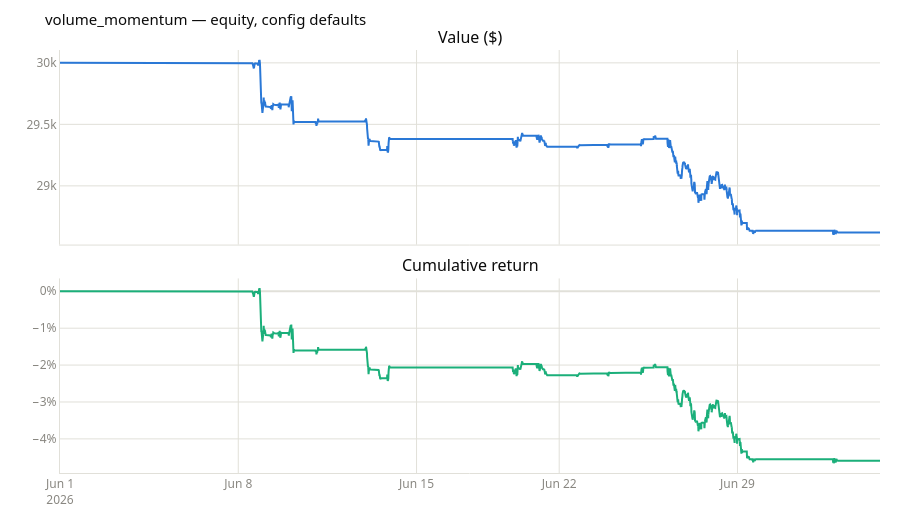

The notebook cell this image was saved under:
### Code cell
plots.plot_equity(bt.equity_curve(pf, init_cash=settings.backtest.init_cash),
                  title=f"{strat.name} — equity, config defaults").show()

### Figure 1 — Plotly figure (JSON) as saved in the notebook; plotly's stock layout.template omitted (floating-point values rounded to 4 significant figures; data arrays with more than 128 entries replaced by an {"elided": "..."} marker saying what was removed)
{"data": [{"hovertemplate": "%{x|%Y-%m-%d %H:%M}<br>$%{y:,.0f}<extra></extra>", "line": {"color": "#2a78d6", "width": 2}, "mode": "lines", "name": "value", "type": "scatter", "x": {"elided": "8970 str values"}, "xaxis": "x", "y": {"elided": "8970 float values"}, "yaxis": "y"}, {"hovertemplate": "%{x|%Y-%m-%d %H:%M}<br>%{y:.1%}<extra></extra>", "line": {"color": "#1baf7a", "width": 2}, "mode": "lines", "name": "return", "type": "scatter", "x": {"elided": "8970 str values"}, "xaxis": "x2", "y": {"elided": "8970 float values"}, "yaxis": "y2"}], "layout": {"annotations": [{"font": {"size": 16}, "showarrow": false, "text": "Value ($)", "x": 0.5, "xanchor": "center", "xref": "paper", "y": 1.0, "yanchor": "bottom", "yref": "paper"}, {"font": {"size": 16}, "showarrow": false, "text": "Cumulative return", "x": 0.5, "xanchor": "center", "xref": "paper", "y": 0.46, "yanchor": "bottom", "yref": "paper"}], "font": {"color": "#0b0b0b", "family": "system-ui, -apple-system, \"Segoe UI\", sans-serif", "size": 12}, "height": 520, "hoverlabel": {"bgcolor": "white", "bordercolor": "#e1e0d9", "font": {"size": 12}}, "hovermode": "x unified", "legend": {"orientation": "h", "x": 1.0, "xanchor": "right", "y": 1.0, "yanchor": "bottom"}, "margin": {"b": 40, "l": 60, "r": 20, "t": 50}, "showlegend": false, "title": {"font": {"color": "#0b0b0b", "size": 15}, "text": "volume_momentum — equity, config defaults"}, "xaxis": {"anchor": "y", "domain": [0.0, 1.0], "gridcolor": "#e1e0d9", "linecolor": "#e1e0d9", "matches": "x2", "rangebreaks": [{"dvalue": 63000000, "values": ["2026-06-01 20:00:00+00:00"]}, {"dvalue": 63000000, "values": ["2026-06-02 20:00:00+00:00"]}, {"dvalue": 63000000, "values": ["2026-06-03 20:00:00+00:00"]}, {"dvalue": 63000000, "values": ["2026-06-04 20:00:00+00:00"]}, {"dvalue": 235800000, "values": ["2026-06-05 20:00:00+00:00"]}, {"dvalue": 63000000, "values": ["2026-06-08 20:00:00+00:00"]}, {"dvalue": 63000000, "values": ["2026-06-09 20:00:00+00:00"]}, {"dvalue": 63000000, "values": ["2026-06-10 20:00:00+00:00"]}, {"dvalue": 63000000, "values": ["2026-06-11 20:00:00+00:00"]}, {"dvalue": 235800000, "values": ["2026-06-12 20:00:00+00:00"]}, {"dvalue": 63000000, "values": ["2026-06-15 20:00:00+00:00"]}, {"dvalue": 63000000, "values": ["2026-06-16 20:00:00+00:00"]}, {"dvalue": 63000000, "values": ["2026-06-17 20:00:00+00:00"]}, {"dvalue": 322200000, "values": ["2026-06-18 20:00:00+00:00"]}, {"dvalue": 63000000, "values": ["2026-06-22 20:00:00+00:00"]}, {"dvalue": 63000000, "values": ["2026-06-23 20:00:00+00:00"]}, {"dvalue": 63000000, "values": ["2026-06-24 20:00:00+00:00"]}, {"dvalue": 63000000, "values": ["2026-06-25 20:00:00+00:00"]}, {"dvalue": 235800000, "values": ["2026-06-26 20:00:00+00:00"]}, {"dvalue": 63000000, "values": ["2026-06-29 20:00:00+00:00"]}, {"dvalue": 63000000, "values": ["2026-06-30 20:00:00+00:00"]}, {"dvalue": 63000000, "values": ["2026-07-01 20:00:00+00:00"]}], "showticklabels": false, "tickfont": {"color": "#898781"}, "zerolinecolor": "#e1e0d9"}, "xaxis2": {"anchor": "y2", "domain": [0.0, 1.0], "gridcolor": "#e1e0d9", "linecolor": "#e1e0d9", "rangebreaks": [{"dvalue": 63000000, "values": ["2026-06-01 20:00:00+00:00"]}, {"dvalue": 63000000, "values": ["2026-06-02 20:00:00+00:00"]}, {"dvalue": 63000000, "values": ["2026-06-03 20:00:00+00:00"]}, {"dvalue": 63000000, "values": ["2026-06-04 20:00:00+00:00"]}, {"dvalue": 235800000, "values": ["2026-06-05 20:00:00+00:00"]}, {"dvalue": 63000000, "values": ["2026-06-08 20:00:00+00:00"]}, {"dvalue": 63000000, "values": ["2026-06-09 20:00:00+00:00"]}, {"dvalue": 63000000, "values": ["2026-06-10 20:00:00+00:00"]}, {"dvalue": 63000000, "values": ["2026-06-11 20:00:00+00:00"]}, {"dvalue": 235800000, "values": ["2026-06-12 20:00:00+00:00"]}, {"dvalue": 63000000, "values": ["2026-06-15 20:00:00+00:00"]}, {"dvalue": 63000000, "values": ["2026-06-16 20:00:00+00:00"]}, {"dvalue": 63000000, "values": ["2026-06-17 20:00:00+00:00"]}, {"dvalue": 322200000, "values": ["2026-06-18 20:00:00+00:00"]}, {"dvalue": 63000000, "values": ["2026-06-22 20:00:00+00:00"]}, {"dvalue": 63000000, "values": ["2026-06-23 20:00:00+00:00"]}, {"dvalue": 63000000, "values": ["2026-06-24 20:00:00+00:00"]}, {"dvalue": 63000000, "values": ["2026-06-25 20:00:00+00:00"]}, {"dvalue": 235800000, "values": ["2026-06-26 20:00:00+00:00"]}, {"dvalue": 63000000, "values": ["2026-06-29 20:00:00+00:00"]}, {"dvalue": 63000000, "values": ["2026-06-30 20:00:00+00:00"]}, {"dvalue": 63000000, "values": ["2026-07-01 20:00:00+00:00"]}], "tickfont": {"color": "#898781"}, "zerolinecolor": "#e1e0d9"}, "yaxis": {"anchor": "x", "domain": [0.54, 1.0], "gridcolor": "#e1e0d9", "linecolor": "#e1e0d9", "tickfont": {"color": "#898781"}, "zerolinecolor": "#e1e0d9"}, "yaxis2": {"anchor": "x2", "domain": [0.0, 0.46], "gridcolor": "#e1e0d9", "linecolor": "#e1e0d9", "tickfont": {"color": "#898781"}, "tickformat": ".0%", "zerolinecolor": "#e1e0d9"}}}
